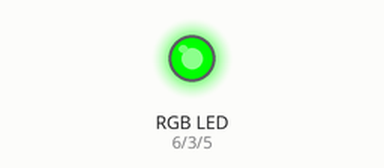
Simulated run of this sketch. Board: Arduino Uno, built with avr-gcc and run on an emulated ATmega328P. On the bench: an RGB LED mixed from three pins (HIGH = lit).

Above: at 0.15 s.
At 1.35 s:
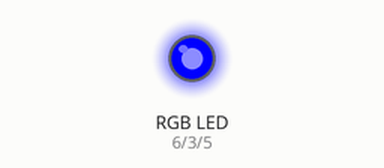
At 2.55 s:
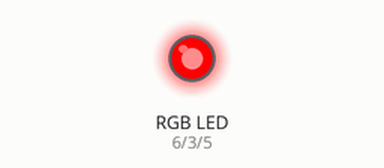
Timing chart, 0 to 3.0 s (numbered marks = the images above):
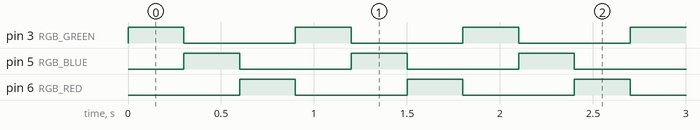

The sketch:

ejercicio-01.ino
```cpp
#define RGB_GREEN 3
#define RGB_BLUE 5
#define RGB_RED 6
#define espera 300

void setup() {
  pinMode (RGB_RED, OUTPUT);
  pinMode (RGB_GREEN, OUTPUT);
  pinMode (RGB_BLUE, OUTPUT);
}

void loop() {
digitalWrite(RGB_GREEN, HIGH);
digitalWrite(RGB_BLUE, LOW);
digitalWrite(RGB_RED, LOW);
delay (espera);
digitalWrite(RGB_GREEN, LOW);
digitalWrite(RGB_BLUE, HIGH);
digitalWrite(RGB_RED, LOW);
delay (espera);
digitalWrite(RGB_GREEN, LOW);
digitalWrite(RGB_BLUE, LOW);
digitalWrite(RGB_RED, HIGH);
delay(espera);
}
```

Measured:
- by itself, pin 3 (RGB_GREEN), pin 5 (RGB_BLUE), pin 6 (RGB_RED): alternates HIGH for 0.30 s and LOW for 0.60 s
- by itself, everything shown: repeats every 0.90 s, in 3 steps
